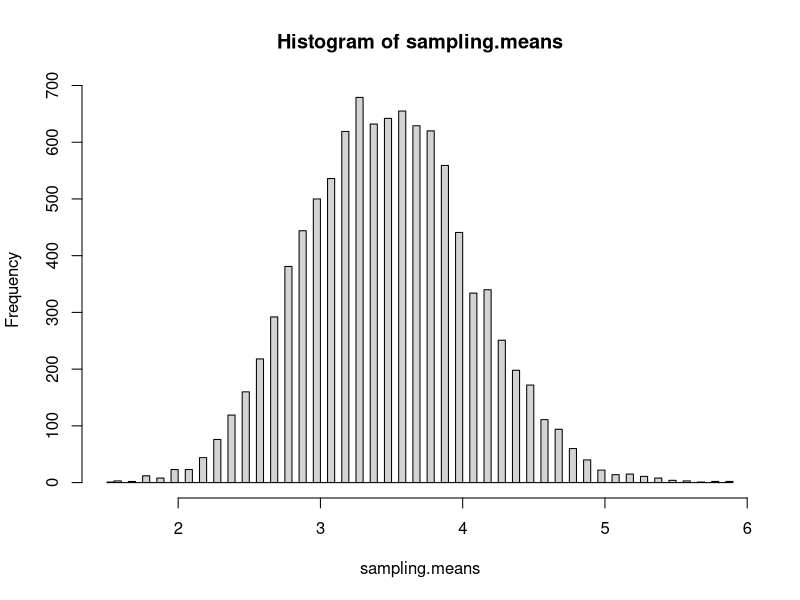
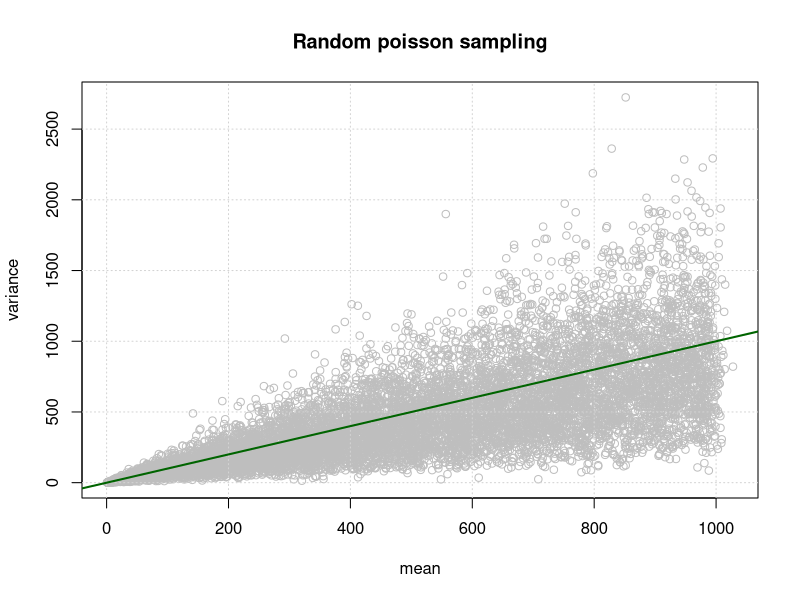
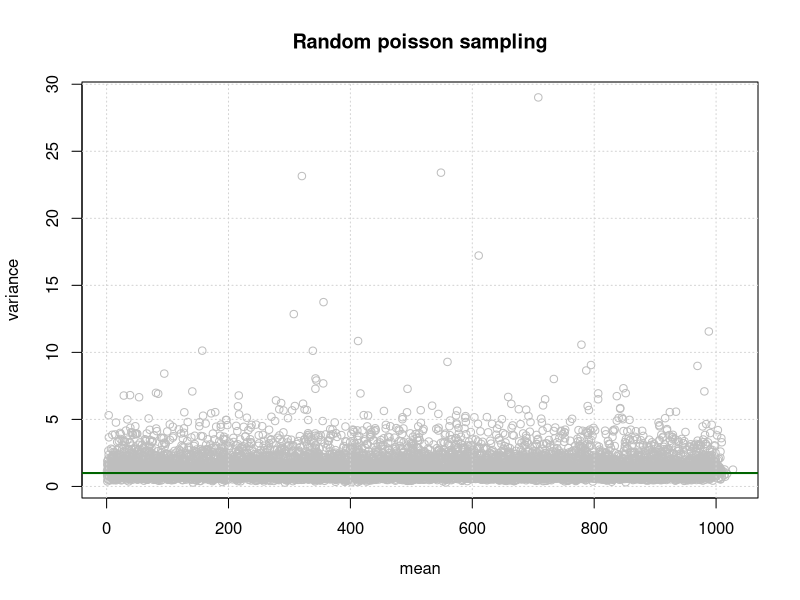
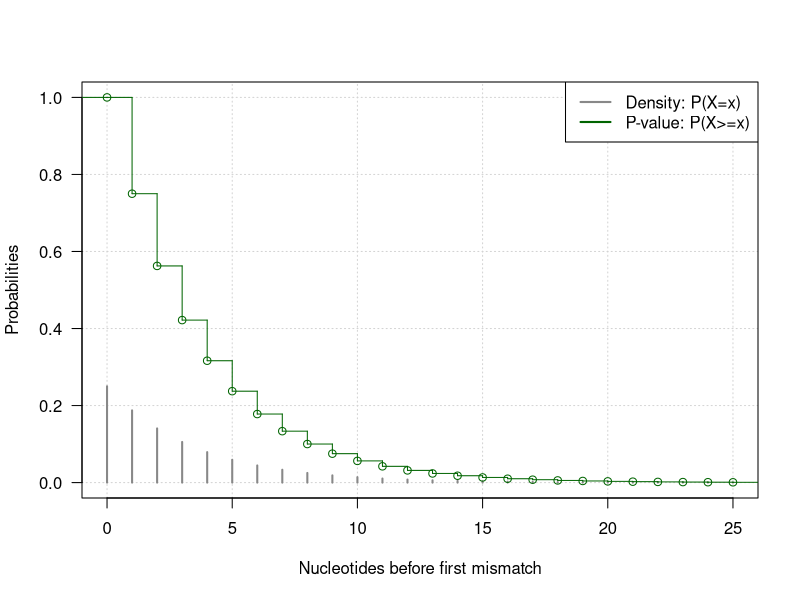
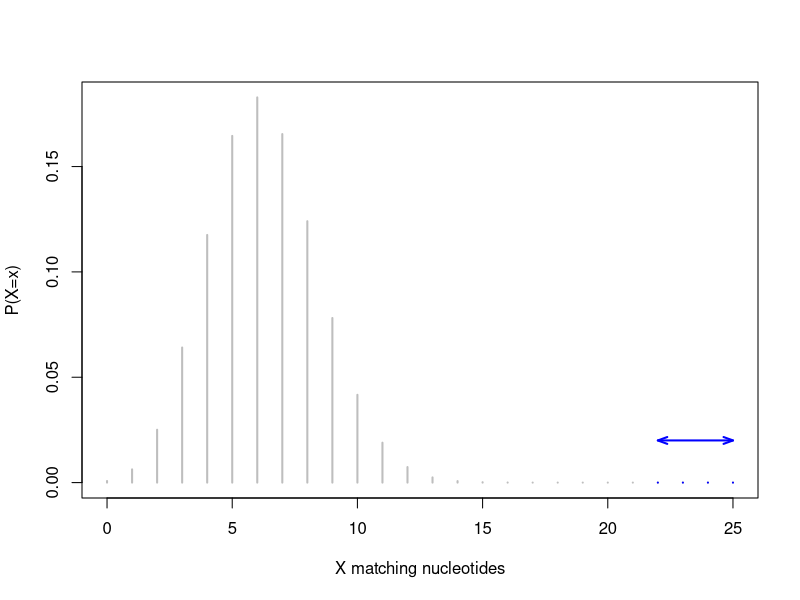
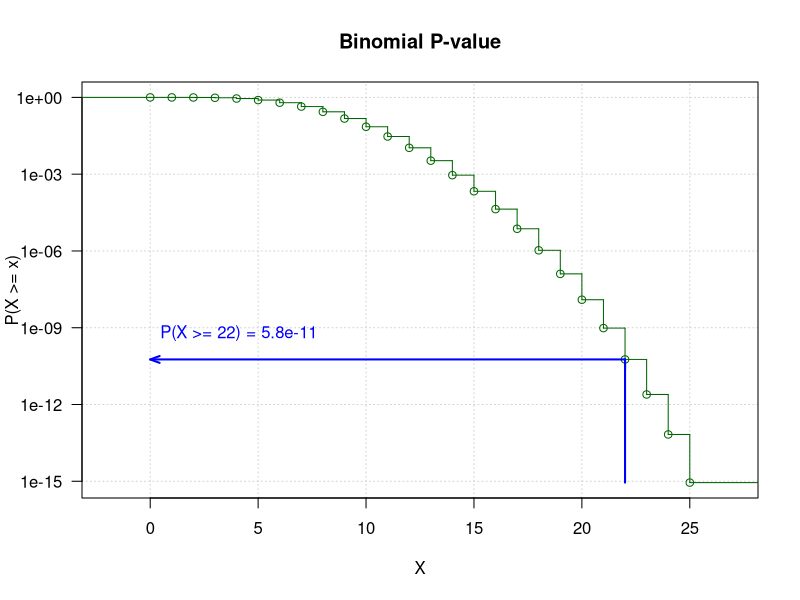
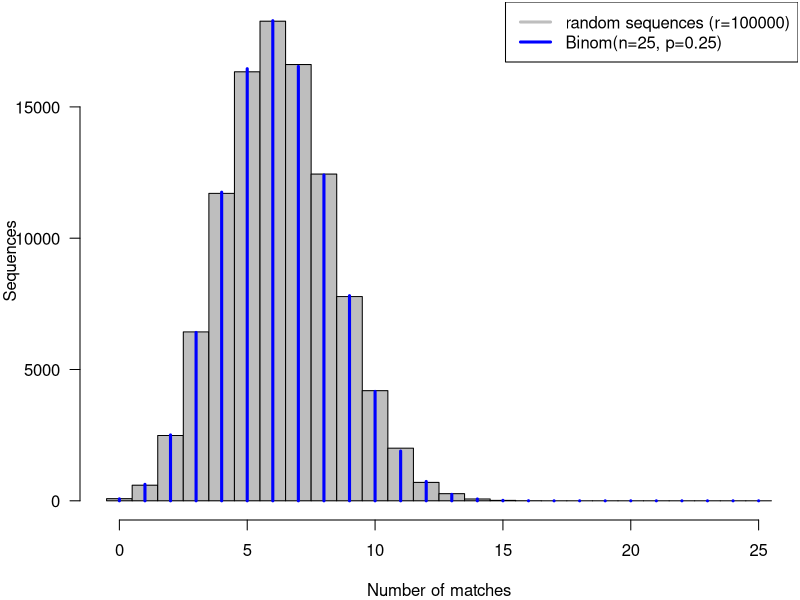
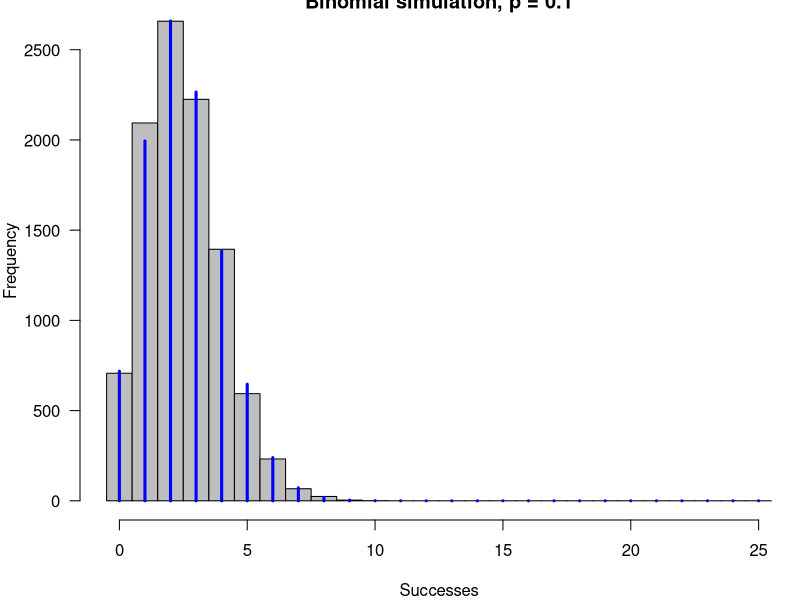

The R source for these figures, in order:
## ---- chunk 1
knitr::opts_chunk$set(echo = TRUE, eval = TRUE, cache = FALSE, message = FALSE, warning = FALSE,
                      comment = "")

## Options to display pretty numbers
library(knitr)
knit_hooks$set(inline = function(x) {
  prettyNum(x, big.mark=" ")
})
options(scipen = 6, digits = 3)

knitr::asis_output("\\footnotesize")

## ---- chunk 2
lambda <- 3
rep <- 1000
x <- rpois(n=rep, lambda=lambda)
mean(x)
var(x)
## ---- chunk 3
# ?replicate
## Example of usage of the replicate function
sampling.means <- replicate(n = 10000, mean(rpois(n=10, lambda=3.5)))

hist(sampling.means, breaks=100)
## ---- chunk 4
# This function returns the mean and variance of a 
# random sample drawn from a Poisson distribution
# 
# Parameters:
#   n sample size (number of elements to draw)
#   lambda expectation of the Poisson
rpois.mean.and.var <- function(n, lambda) {
  x <- rpois(n, lambda)
  return(data.frame(mean=mean(x), var=var(x)))
}

rpois.mean.and.var(n=10, lambda=3.5)

# Quentin Ferre's solution with lapply
rep <- 10000
lambda <- runif(n=rep, min = 1, max=1000)
result <- lapply(lambda, rpois, n=10)
## ---- chunk 5
# Define a data frame with 2 columns indicating 
# the mean and variance of the random Poisson samples.
rpois.stats <- data.frame(
  mean=unlist(lapply(result, mean)), 
  var=unlist(lapply(result, var))*9/10
)

# Plot the relationship between mean and variance
plot(x=rpois.stats$mean, 
     y=rpois.stats$var, col="grey",
     main="Random poisson sampling",
     xlab="mean", ylab="variance")
grid()
abline(a=0, b=1, col="darkgreen", lwd=2)
## ---- chunk 6
# Compute the coefficient of variation
rpois.stats$V <- rpois.stats$mean / rpois.stats$var

# Check the mean of the coefficient of variation
mean(rpois.stats$V)

# Plot the relationship between mean and coefficient of variation
plot(rpois.stats$mean, rpois.stats$V, col="grey",
     main="Random poisson sampling",
     xlab="mean", ylab="variance")
grid()
abline(h=1, col="darkgreen", lwd=2)
## ---- chunk 7
k <- 25    # Read length
L <- 50e6  # Library size
C <- 23    # Number of chromosomes
G <- 3e9   # Genome size
p <- 1/4   # Matching probability for a nucleotide
## ---- chunk 8
# Matching probabilty for a given read 
# at a given genomic position
P.read <- p^k  
## ---- chunk 9
N <- 2 * (G - C * (k - 1))
## ---- chunk 10
P.genomic <- 1 - (1 - P.read)^N
## ---- chunk 11
P.library <- 1 - (1 - P.read)^(G*L)
## ---- chunk 12
E <- P.read * N * L
## ---- chunk 13
p <- 0.25  # Matching probability for each nucleotide
x <- 25    # Number of matches before the first mismatch
P.x <- p^x * (1-p)
Pval.x <- p^x
## ---- chunk 14
x <- 0:25  # Series of X values

# Geometric density function
P.x <- dgeom(x = x, prob = p)

# Geometric p-value distribution
Pval.x <- pgeom(q = x-1, prob = p, lower.tail = FALSE)

plot(x, P.x, type="h", lwd=2, col="#888888", ylim=c(0,1), las=1, panel.first=grid(), 
     xlab="Nucleotides before first mismatch", ylab="Probabilities")
lines(stepfun(x, c(1, Pval.x)), verticals=TRUE, col="darkgreen")
legend("topright", legend=c("Density: P(X=x)", "P-value: P(X>=x)"), col=c("#888888", "darkgreen"), lwd=2)
## ---- chunk 15
n <- 25     # Number of trials, i.e. the length of the alignment
m <- 3      # Maximal number of accepted mismatches
k <- n -m   # Number of matches
p <- 1/4    # Matching probability for one nucleotide
## ---- chunk 16
x <- 0:n  # All possible numbers of matches
m <- 3    # Max number of mismatches
hits <- (n-m):n # Hits: at least n-m matches
plot(x, dbinom(x, n, p), type="h", lwd=2, col="grey", 
     xlab="X matching nucleotides", ylab="P(X=x)")
lines(hits, dbinom(hits, n, p), type="h", lwd=2, col="blue")
arrows(n-m, 0.02, n, 0.02, length = 0.1, lwd=2, 
       code = 3, angle=20, col="blue")
## ---- chunk 17
x <- 0:n  # All possible numbers of matches
m <- 3    # Max number of mismatches
hits <- (n-m):n # Hits: at least n-m matches
y <- pbinom(x-1, n, p, lower=FALSE)
plot(stepfun(x, c(1, y)), verticals = TRUE,
#plot(x+0.5, y, type="S", lwd=2,
     col="darkgreen", las=1, main="Binomial P-value", 
     xlab="X", ylab="P(X >= x)", log="y",
     panel.first = grid())
pval <- pbinom(n-m-1, n, p, lower=FALSE)
arrows(n-m, pbinom(n-1, n, p, lower=FALSE), n-m, pval, 
       angle = 0, length = 0.1, lwd=2, col="blue")
arrows(n-m, pval, 0, pval, 
       angle = 20, length = 0.1, lwd=2, col="blue")
text(0, 10*pval, 
     labels = paste("P(X >= ", n-m, ") = ", 
                    signif(digits=2, pval), sep=""), pos = 4, col="blue")
## ---- chunk 18
# Generate random sequences with equiprobable residues
alphabet <- c("A", "C", "G", "T") # Nucleotide alphabet
n <- 25    # Size of the reads
rep <- 100000 # number of repetitions
# Generate random "sequeences" 
# (actually a matrix of letters)
seq <- data.frame(matrix(nrow=rep, ncol=n, sample(alphabet, size=n * rep, replace = TRUE)))

# Print the 5 first sequences to check result
cat(c(apply(seq[1:5,], 1, paste, collapse=""), "..."), sep="\n")
## ---- chunk 19
## Count the number of matches between a random read 
## and random sequences of the same length

# Generate a random read
read <- sample(alphabet, size=n, replace = TRUE)

# Define a function counting the number of matching
# residues between two sequences
count.matches <- function(seq1, seq2) {
  return(sum(seq1==seq2))
}

# Compute alignment lengths
matches.per.seq <- apply(seq, 1, count.matches, read)

## Plot an histogram to compare the simulation results 
## and the theoretical distribution
par(mar=c(4,4,0.1,0.1))
hist(matches.per.seq, breaks=seq(from=-0.5, to=n+0.5, by=1), col="grey",
     las=1,
     main="",
     xlab="Number of matches",
     ylab="Sequences")
x <- 0:n
lines(x, rep*dbinom(x, size = n, prob = 0.25), type="h", col="blue", lwd=3)
legend("topright", 
       c(paste(sep="", "random sequences (r=", rep, ")"),
         paste(sep="", "Binom(n=",n,", p=", p,")")), 
       lwd=3,
       col=c("grey", "blue"))
## ---- chunk 20
rand.rep <- 10000 # Random sample size
p <- 0.1          # Prior probability
n <- 25           # Number of trials for the binomial
exp.mean <- n*p   # Expected number of successes
exp.var <- n*p*(1-p)

# Generate random numbers
x <- rbinom(n = rand.rep, size = n, prob = p)

# Compute statistics
stats <- data.frame(p = p, n = n,exp.mean=exp.mean, mean=mean(x), 
  exp.var = exp.var, variance=var(x), sd=sd(x))
kable(stats, digits=4)
## ---- chunk 21
hist(x, breaks=(0:26)-0.5, col="grey", main=paste("Binomial simulation, p =", p),
     xlab="Successes", ylab="Frequency", las=1)
lines(0:25, rand.rep*dbinom(x = 0:25, size = n, prob = p), col="blue", lwd=3, type="h")
## ---- chunk 22
## Simulate local alignment with random sequences. 
## Align a given read with random sequences and measure the 
## length of the longest alignment with at most m mismatches. 

# Max accepted mismatches.
m <- 5
# Note: the alignment stops at m+1

## Define a function counting the length of the alignment 
## until the (m+1)th mismatch
ali.length <- function(seq1, seq2, max.mismatch) {
  mismatches <- which(seq1!=seq2)
  if (length(mismatches) > max.mismatch) {
    return(mismatches[max.mismatch+1]-1)
  } else {
    return (length(seq1))
  }
}

# Compute alignment lengths
ali.lengths <- apply(seq, 1, ali.length, read, m)
max.len <- max(ali.lengths)
## ---- chunk 23
## Show the first alignments
cat(read, sep="")

## Highlight matches in uppercases and mismatches in lowercases
match.cases <- function(seq1, seq2, max.mismatches=NA) {
  seq1 <- unlist(seq1)
  seq2 <- unlist(seq2)
  result <- toupper(seq1)
  mismatches <- seq1 != seq2
  result[mismatches] <- tolower(seq1[mismatches])
  if (!is.na(max.mismatches)) {
    mismatch.pos <- which(seq1 != seq2)
    if (length(mismatch.pos) > max.mismatches) {
      result[mismatch.pos[max.mismatches+1]:length(seq1)] <- ""
    }
  }
  return(paste(result, collapse=""))
}

result <- apply(seq[1:5,], 1, match.cases, read, m)
cat(c(result, "..."), sep="\n")

## ---- chunk 24
k <- 0:25    # Number of successes

par(mfrow=c(2,2))
par(mar=c(4,4,1,1))
for (r in c(1, 2, 5, 10)) {
  P.k <- dnbinom(k, size = r, prob = 0.75)
  plot(k, P.k, type="h", panel.first = grid(), lwd=3, ylim=c(0,1), las=1, xlab="Number of successes (k)", ylab="P(K=k)", col="darkblue")
  legend("topright", legend=paste("Last failure: r = ", r))
}
par(mfrow=c(1,1))
## ---- chunk 25
read.len <- 25  # Max alignment length
x <- m:read.len # All possible alignment lengths
r <- m+1        # Number of failures
n <- x+1        # Number of trials including the closing failure
p <- 0.25       # Matching probability

# Compute and draw the probability with the dnbinom function
p1 <- dnbinom(x-m, size = m+1, prob = 1-p) 

# Compute (approx) the probability manually and check
p2 <- choose(n -1, r-1) *p^(n-r)*(1-p)^r    
# (p1-p2) / (p1+p2) # Check the precision

## plot an histogram of the alignment lengths
hist(ali.lengths, breaks=seq(from=-0.5, to=max.len+1, by=1), col="grey",
     las=1,
     main=paste("Local alignemnt, at most", m, "mismatches"),
     xlab=paste(sep="", "Nucleotides before ", r, "th mismatch"),
     ylab="Number of sequences")
lines(x, rep*p1, type="h", col="blue", lwd=3)
# lines(x,rep*p2, type="h", col="red", lty="dashed")
legend("topright", 
       c(paste(sep="", "random sequences (r=", rep, ")"),
         paste(sep="", "NB(", r, ",", 1-p, ")")), 
       lwd=3,
       col=c("grey", "blue"))
## ---- chunk 26
r <- 6       # Number of failures
p <- 0.75     # Failure probability
rep <- 100000
k <- rnbinom(n = rep, size = r, prob = p)
max.k <- max(k)
exp.mean <- r*(1-p)/p
rand.mean <- mean(k)
exp.var <- r*(1-p)/p^2
rand.var <- var(k)
hist(k, breaks = -0.5:(max.k+0.5), col="grey", xlab="Number of successes (k)",
     las=1, ylab="", main="Random sampling from negative binomial")
abline(v=rand.mean, col="darkgreen", lwd=2)
abline(v=exp.mean, col="green", lty="dashed")
arrows(rand.mean, rep/20, rand.mean+sqrt(rand.var), rep/20, 
       angle=20, length = 0.1, col="purple", lwd=2)
text(x = rand.mean, y = rep/15, col="purple",
     labels = paste("sd =", signif(digits=2, sqrt(rand.var))), pos=4)
legend("topright", legend=c(
  paste("r =", r), 
  paste("mean =", signif(digits=4, rand.mean)), 
  paste("exp.mean =", signif(digits=4, exp.mean)), 
  paste("var =", signif(digits=4, rand.var)),
  paste("exp.var =", signif(digits=4, exp.var))
  ))
kable(data.frame(r=r, 
                 exp.mean=exp.mean, 
                 mean=rand.mean,
                 exp.var=exp.var,
                 var=rand.var), digits=4)
